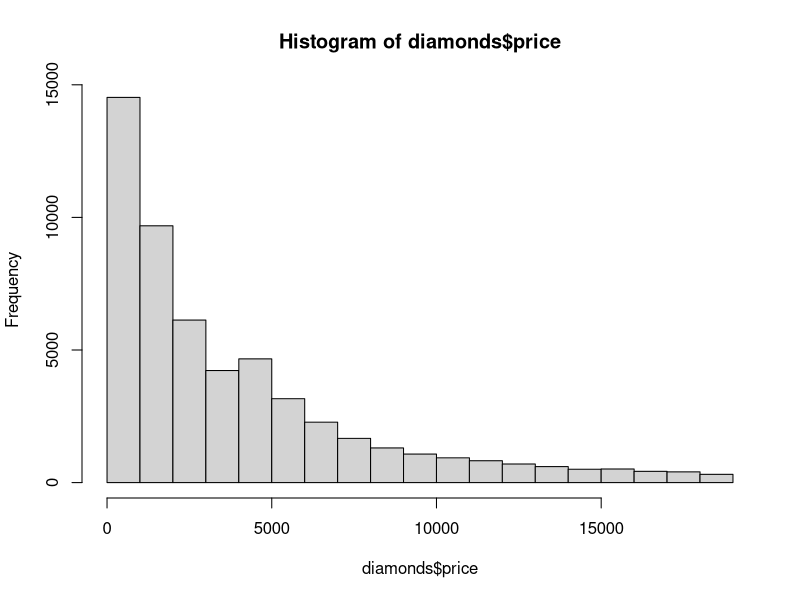
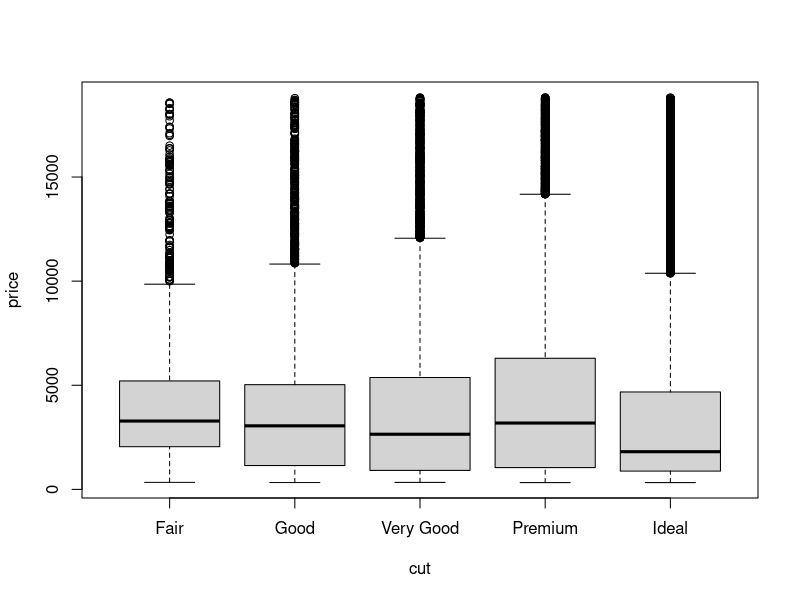

These figures' R source, in order:
## ---- chunk 1
knitr::opts_chunk$set(echo = TRUE)
## ---- chunk 2
me<-c("Ryan","Safner")
me
class(me)
## ---- chunk 3
x<-c(2,4,6,8,10)
## ---- chunk 4
mean(x)
## ---- chunk 5
y.i<-c(2,4,6)
p.i<-c(0.5,0.25,0.25)
## ---- chunk 6
rv<-data.frame(y.i,p.i)
rv
## ---- chunk 7
sum(rv$y.i*rv$p.i)
## ---- chunk 8
rv$deviations<-(rv$y.i-3.5)
rv
## ---- chunk 9
rv$devsq<-(rv$deviations^2)
rv
## ---- chunk 10
rv$weighteddevsq<-(rv$devsq*rv$p.i)
rv
## ---- chunk 11
sum(rv$weighteddevsq)
sqrt(sum(rv$weighteddevsq))
## ---- chunk 12
pnorm(60, mean=65, sd=4, lower.tail=FALSE) 
## ---- chunk 13
pnorm(60, mean=65, sd=4, lower.tail=TRUE) 
## ---- chunk 14
pnorm(69, mean=65, sd=4, lower.tail=TRUE)-pnorm(61, mean=65, sd=4, lower.tail=TRUE)
## ---- chunk 15
pnorm(73, mean=65, sd=4, lower.tail=TRUE)-pnorm(57, mean=65, sd=4, lower.tail=TRUE)
## ---- chunk 16
library(ggplot2)
## ---- chunk 17
str(diamonds)
## ---- chunk 18
summary(diamonds$carat)
summary(diamonds$depth)
summary(diamonds$table)
summary(diamonds$price)
## ---- chunk 19
table(diamonds$cut)
table(diamonds$color)
table(diamonds$clarity)
## ---- chunk 20
summary(diamonds)
## ---- chunk 21
hist(diamonds$price)
## ---- chunk 22
boxplot(price~cut,data=diamonds)
